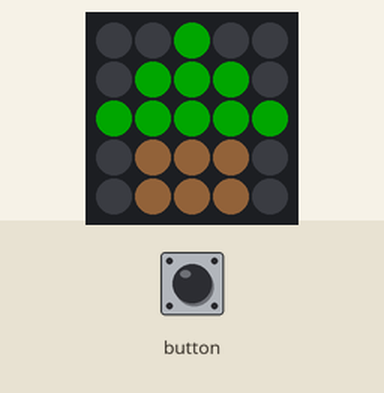
The sketch below on a simulated ESP32. Parts: 5×5 RGB LED matrix (first LED top left, wired row by row). The test bench sets the inputs (shaded band). Dim RGB values are drawn brighter than linear; random numbers use the default seed unless the sketch sets one.

Above: at 1.2 s.
1.3 s: button pressed for 0.15 s
At 3.77 s:
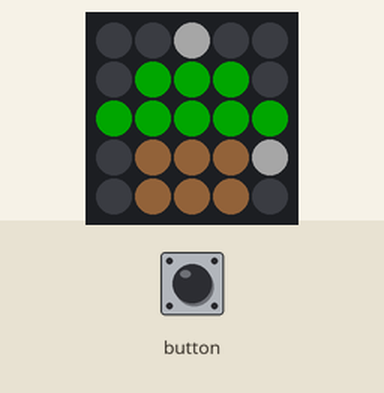
4.4 s: button pressed for 1 s
At 6.7 s:
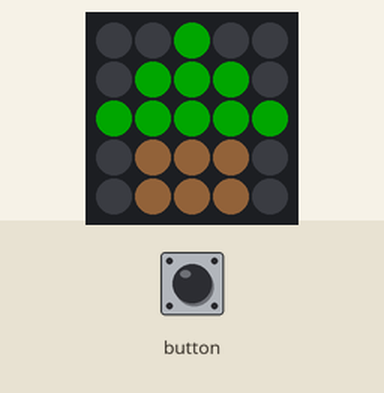
7.0 s: button pressed for 0.15 s
At 9.9 s:
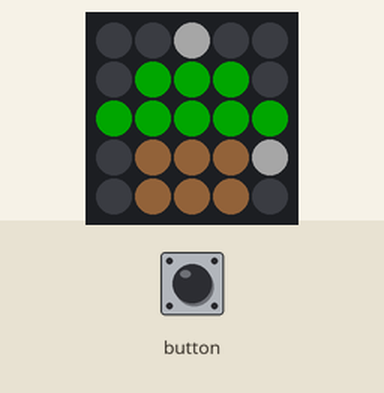
10.1 s: button pressed for 3.2 s
At 14.1 s:
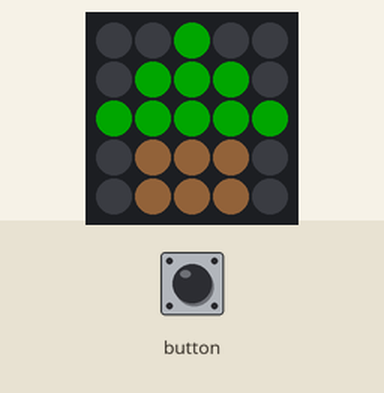
Timing chart, 0 to 15.6 s (numbered marks = the images above; inputs shaded):
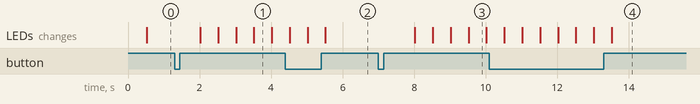

Measured:
- after the input at 1.3 s, the LEDs: first change after 0.72 s (image 1 shows a later state)
- after the input at 7.0 s, the LEDs: first change after 1.0 s (image 3 shows a later state)
- what the display in image 1 shows lasts 0.5 s, from 3.5 s to 4.0 s

The sketch:

matrix_chrismass.ino
```cpp
#include "M5Atom.h"
#define WIDTH 5
int snow_flag = false;


void setup(){
    M5.begin(false, false, true); // UART, I2C, LED
}

uint32_t brown = 0x745030;

uint32_t tree_matrix[WIDTH][WIDTH] = {
  {0x000000, 0x000000, 0x00ff00, 0x000000, 0x000000},
  {0x000000, 0x00ff00, 0x00ff00, 0x00ff00, 0x000000},
  {0x00ff00, 0x00ff00, 0x00ff00, 0x00ff00, 0x00ff00},
  {0x000000, brown,    brown,    brown,    0x000000},
  {0x000000, brown,    brown,    brown,    0x000000},
};

void draw_tree() {
    for (int i = 0; i < WIDTH; ++i) {
        for (int j = 0; j < WIDTH; ++j) {
            M5.dis.drawpix(i * WIDTH + j, tree_matrix[i][j]);
        }
    }
}

int snows[WIDTH] = {WIDTH, WIDTH, WIDTH, WIDTH, WIDTH};

void draw_snows() {
    for (int i = 0; i < WIDTH; ++i) {
        int snow = snows[i];
        if (0 <= snow && snow < WIDTH) {
            M5.dis.drawpix(snow * WIDTH + i, 0xffffff);
        }
        snows[i]++;
        if (snow >= WIDTH) {
            snows[i] = -random(WIDTH * 2);
        }
     }
}

void reset_snows() {
    for (int i = 0; i < WIDTH; ++i) {
        snows[i] = WIDTH;
    }
}

unsigned long total_time;
unsigned long counter = 0;
void loop(){
    M5.update();
    unsigned long current_time = millis();
    unsigned long diff = current_time - total_time;
    counter += diff;
    if (M5.Btn.wasReleased()) {
        snow_flag = !snow_flag;
        if (!snow_flag) {
            reset_snows();
        }
    }
    while (counter >= 500) {
      if (snow_flag){
          draw_tree();
          draw_snows();
      } else {
          draw_tree();
      }
      counter -= 500;
    }
    total_time = current_time;
}
```
